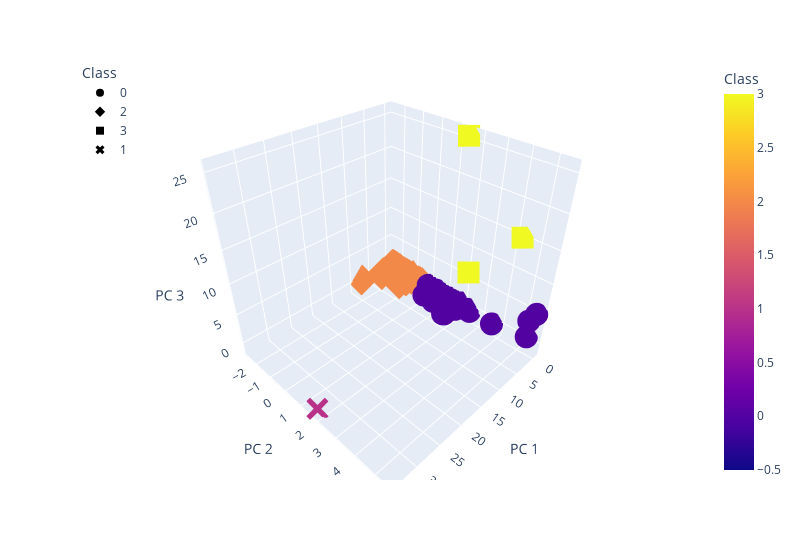

Source (notebook cell):
### Markdown cell above
### Deliverable 4: Visualizing Cryptocurrencies Results

#### 3D-Scatter with Clusters

### Code cell
# Creating a 3D-Scatter with the PCA data and the clusters
fig = px.scatter_3d(
    clustered_df,
    x="PC 1",
    y="PC 2",
    z="PC 3",
    color="Class",
    symbol="Class",
    width=800,
    hover_name="CoinName",
    hover_data=["Algorithm"])

fig.update_layout(legend=dict(x=0, y=1))
fig.show()

### Figure 1 — Plotly figure (JSON) as saved in the notebook; plotly's stock layout.template omitted (floating-point values rounded to 4 significant figures; data arrays with more than 128 entries replaced by an {"elided": "..."} marker saying what was removed)
{"data": [{"customdata": {"elided": "290x1 str values"}, "hovertemplate": "<b>%{hovertext}</b><br><br>Class=%{marker.color}<br>PC 1=%{x}<br>PC 2=%{y}<br>PC 3=%{z}<br>Algorithm=%{customdata[0]}<extra></extra>", "hovertext": {"elided": "290 str values"}, "legendgroup": "0", "marker": {"color": {"elided": "290 int values"}, "coloraxis": "coloraxis", "symbol": "circle"}, "mode": "markers", "name": "0", "scene": "scene", "showlegend": true, "type": "scatter3d", "x": {"elided": "290 float values"}, "y": {"elided": "290 float values"}, "z": {"elided": "290 float values"}}, {"customdata": {"elided": "238x1 str values"}, "hovertemplate": "<b>%{hovertext}</b><br><br>Class=%{marker.color}<br>PC 1=%{x}<br>PC 2=%{y}<br>PC 3=%{z}<br>Algorithm=%{customdata[0]}<extra></extra>", "hovertext": {"elided": "238 str values"}, "legendgroup": "2", "marker": {"color": {"elided": "238 int values"}, "coloraxis": "coloraxis", "symbol": "diamond"}, "mode": "markers", "name": "2", "scene": "scene", "showlegend": true, "type": "scatter3d", "x": {"elided": "238 float values"}, "y": {"elided": "238 float values"}, "z": {"elided": "238 float values"}}, {"customdata": [["VeChainThor Authority"], ["Proof-of-BibleHash"], ["Leased POS"]], "hovertemplate": "<b>%{hovertext}</b><br><br>Class=%{marker.color}<br>PC 1=%{x}<br>PC 2=%{y}<br>PC 3=%{z}<br>Algorithm=%{customdata[0]}<extra></extra>", "hovertext": ["Vechain", "BiblePay", "Waves"], "legendgroup": "3", "marker": {"color": [3, 3, 3], "coloraxis": "coloraxis", "symbol": "square"}, "mode": "markers", "name": "3", "scene": "scene", "showlegend": true, "type": "scatter3d", "x": [4.239, -0.3092, -0.3424], "y": [2.836, 1.493, 4.317], "z": [9.242, 25.66, 15.2]}, {"customdata": [["TRC10"]], "hovertemplate": "<b>%{hovertext}</b><br><br>Class=%{marker.color}<br>PC 1=%{x}<br>PC 2=%{y}<br>PC 3=%{z}<br>Algorithm=%{customdata[0]}<extra></extra>", "hovertext": ["BitTorrent"], "legendgroup": "1", "marker": {"color": [1], "coloraxis": "coloraxis", "symbol": "x"}, "mode": "markers", "name": "1", "scene": "scene", "showlegend": true, "type": "scatter3d", "x": [34.04], "y": [1.711], "z": [-1.25]}], "layout": {"coloraxis": {"colorbar": {"title": {"text": "Class"}}, "colorscale": [[0, "#0d0887"], [0.1111, "#46039f"], [0.2222, "#7201a8"], [0.3333, "#9c179e"], [0.4444, "#bd3786"], [0.5556, "#d8576b"], [0.6667, "#ed7953"], [0.7778, "#fb9f3a"], [0.8889, "#fdca26"], [1, "#f0f921"]]}, "legend": {"title": {"text": "Class"}, "tracegroupgap": 0, "x": 0, "y": 1}, "margin": {"t": 60}, "scene": {"domain": {"x": [0, 1], "y": [0, 1]}, "xaxis": {"title": {"text": "PC 1"}}, "yaxis": {"title": {"text": "PC 2"}}, "zaxis": {"title": {"text": "PC 3"}}}, "width": 800}}
